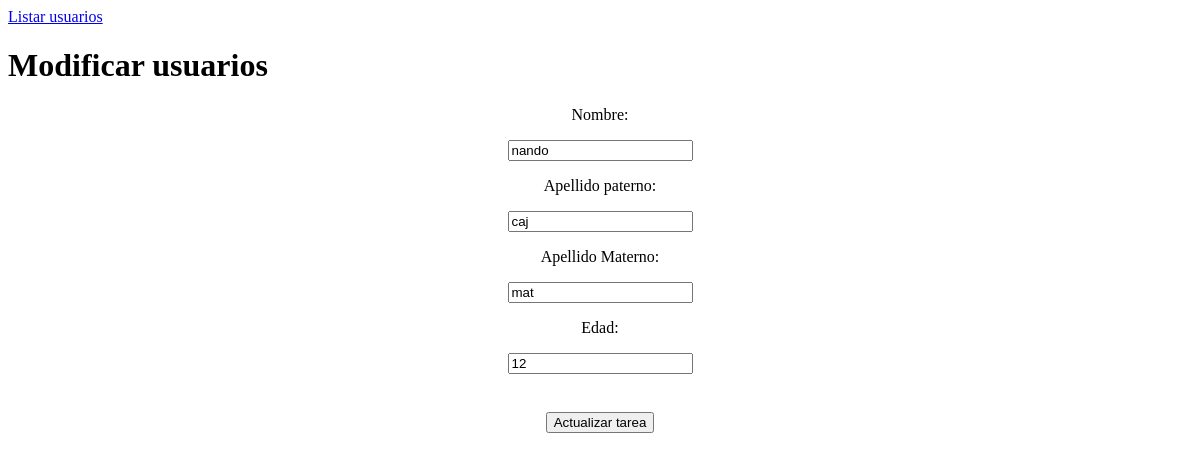
Before: /editarusuarios/1 with the older database file.
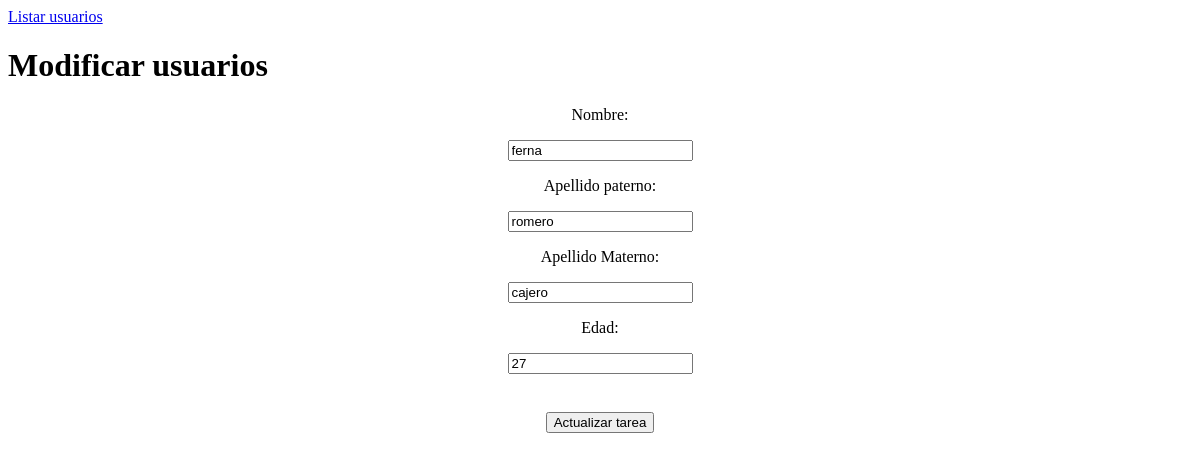
After: the same page with the newer database file.
### Vistas_Clases/models.py (models this page shows, shortened)
class Usuarios(models.Model):
    usenom=models.CharField(max_length=25)
    appuse=models.CharField(max_length=25)
    apmuse=models.CharField(max_length=25)
    edad=models.IntegerField()
    activo=models.BooleanField(default=True)

### Vistas_Clases/views.py (the view)
# urls.py: path('editarusuarios/<int:pk>', Musuarios.as_view(), name="modificarusuarios"),
class Musuarios(UpdateView):
    model=Usuarios
    template_name='Musuario.html'
    fields=['usenom','appuse','apmuse','edad','activo']
    success_url=reverse_lazy('listausuarios')

### Vistas_Clases/templates/Musuario.html (shortened to what this page needs)
<!DOCTYPE html>
<html lang="en">
<head>
</head>
<body>
    <a href="{% url 'listausuarios'%}">Listar usuarios</a>
    <h1>
        Modificar usuarios
    </h1>
    <div style="text-align: center;" >
        <form method="post" action="#">
            <p>Nombre:</p>
            {{form.usenom}}
            <p>Apellido paterno:</p>
                {{form.appuse}}
            <p>Apellido Materno:</p>
                {{ form.apmuse}}
            <p>Edad:</p>
                {{form.edad}}
                <br>
                <br>
            <button type="submit">Actualizar tarea</button>
        </form>
    </div>
</body>
</html>

Changed rows visible on the page:
changed Usuarios: usenom "nando" → "ferna"; appuse "caj" → "romero"; apmuse "mat" → "cajero"; edad "12" → "27"
